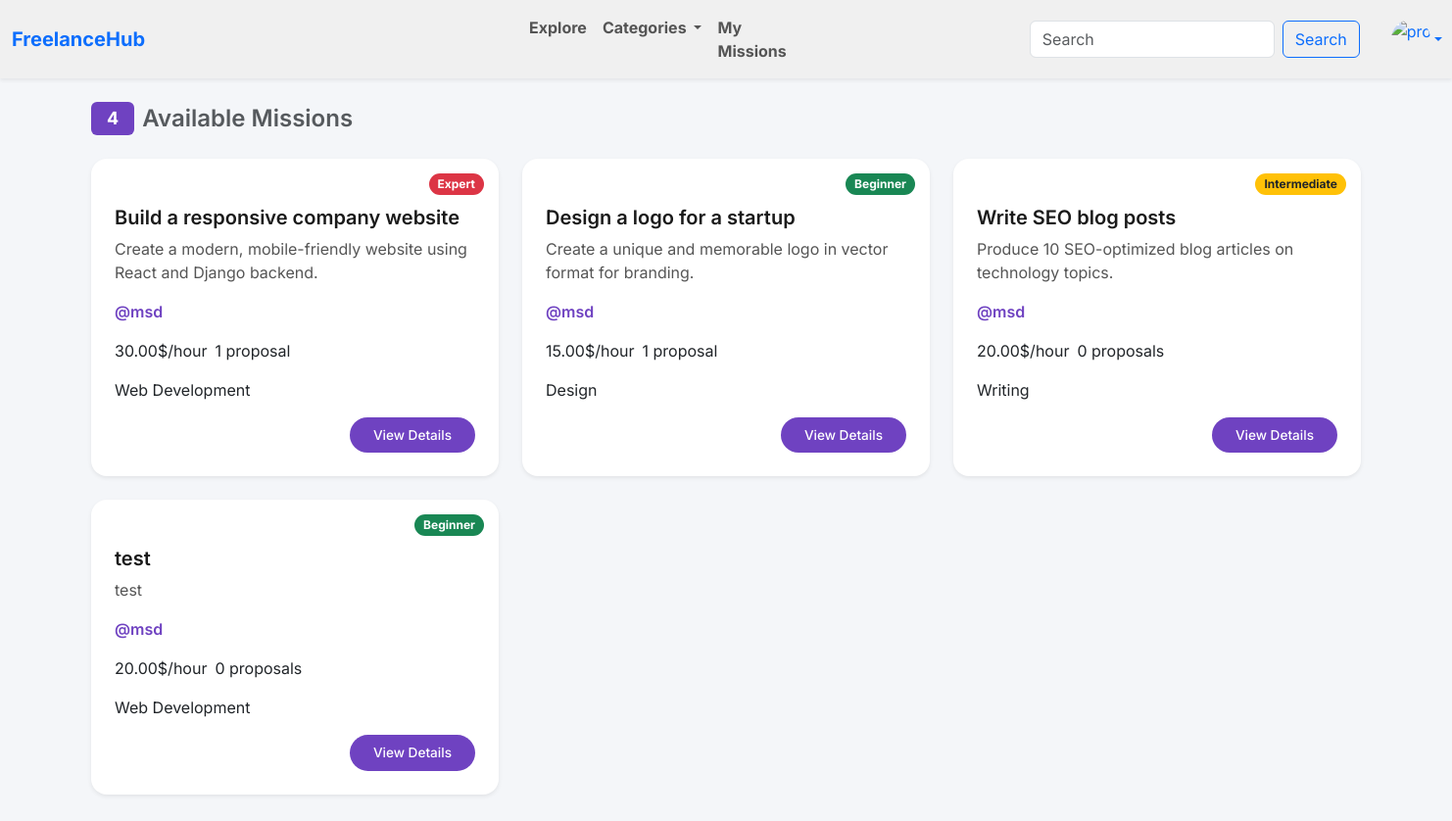
/freelancer/dashboard/ (signed in), run on an earlier commit of the app's database.
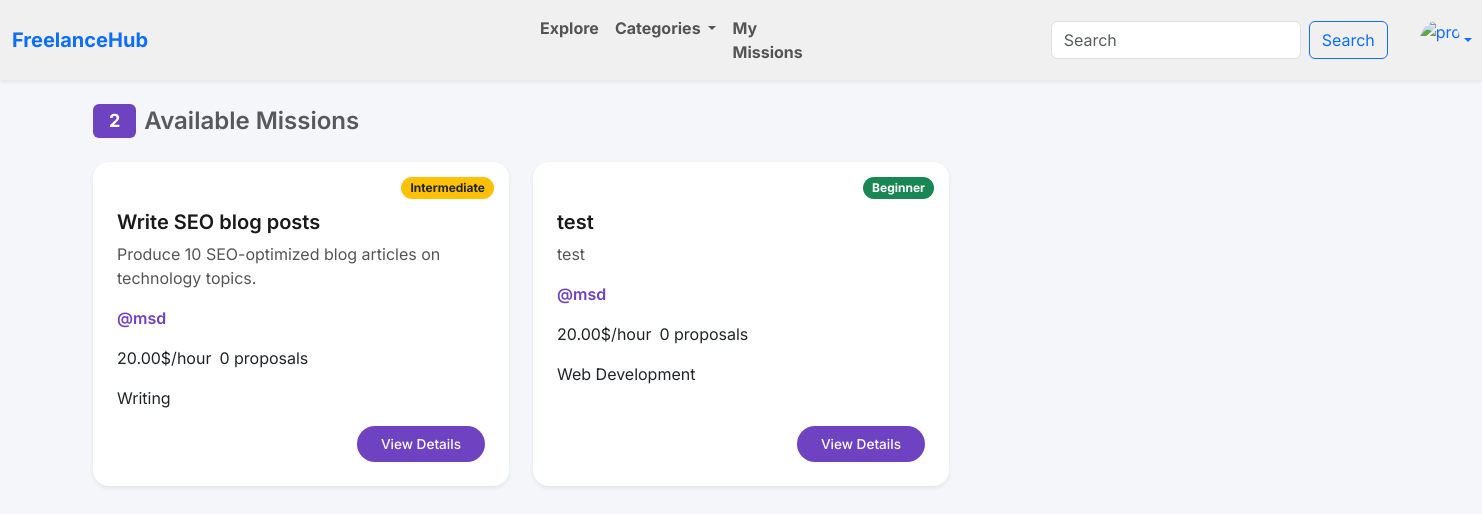
And on a later commit of the database.
### client/models.py (models this page shows)
class Mission(models.Model):
    LEVEL_CHOICES = [
        ('beginner', 'Beginner'),
        ('intermediate', 'Intermediate'),
        ('expert', 'Expert'),
    ]
    CATEGORY_CHOICES = [
        ('web_dev', 'Web Development'),
        ('design', 'Design'),
        ('writing', 'Writing'),
        ('marketing', 'Marketing'),
        ('other', 'other'),
    ]
    STATUS_CHOICES = [
        ('open', 'Open'),
        ('in_progress', 'In Progress'),
        ('completed', 'Completed'),
    ]
    client = models.ForeignKey(Client, on_delete=models.CASCADE, related_name='missions')
    title = models.CharField(max_length=255)
    description = models.TextField(blank=True)
    price = models.DecimalField(max_digits=8, decimal_places=2)
    category = models.CharField(max_length=255, choices=CATEGORY_CHOICES, default='other')
    level = models.CharField(max_length=15, choices=LEVEL_CHOICES, default='unknown')
    status = models.CharField(max_length=255, choices=STATUS_CHOICES, default='open')
    created_at = models.DateTimeField(auto_now_add=True)
    def get_level_badge_class(self):
        return {
            'beginner': 'bg-success',
            'intermediate': 'bg-warning text-dark',
            'expert': 'bg-danger'   ,
        }.get(self.level, 'bg-secondary')

class Client(models.Model):
    user = models.OneToOneField(User, on_delete=models.CASCADE)
    pfp = models.ImageField(upload_to='uploads/', default='uploads/default.jpg')
    company_name = models.CharField(max_length=255, default='not provided')
    phone_number = models.CharField(max_length=15, default='not provided')
    country = CountryField(default='MA',blank=True, null=True)
    bio = models.TextField(blank=True, default='No Bio provided')
    email = models.EmailField(blank=True, default='No Email provided', null=True)

### freelancer/views.py (the view)
# urls.py: path('dashboard/', views.dashboard, name='dashboard'),
@login_required
def dashboard(request):
    missions = Mission.objects.filter(status='open').annotate(proposal_count=Count('applications'))
    count = missions.count()
    return render(request, 'freelancer/dashboard.html', {'missions': missions, 'count': count})

### freelancer/templates/freelancer/dashboard.html (shortened to what this page needs)
{% extends 'main.html' %}
{% block nav %}
    {% include "navbar.html" with logged_in=True search=True %}
{% endblock %}
{% block content %}
    <div class="container mt-4">
        <h4 class="mb-4 d-flex align-items-center gap-2">
            <span class="badge badge-custom px-3 py-2">{{ count }}</span>
            <span class="text-muted">Available Missions</span>
        </h4>
        <div class="row g-4">
            {% for m in missions %}
                <div class="col-md-6 col-lg-4">
                    <div class="card mission-card card-hover h-100 shadow-sm border-0 rounded-4">
                        <div class="card-body d-flex flex-column justify-content-between pt-5 px-4 pb-4">
                            <span class="badge {{ m.get_level_badge_class }} position-absolute"
                                  style="top: 15px; right: 15px; z-index: 1; font-size: 0.75rem; padding: 0.4em 0.75em; border-radius: 50px;">
                                {{ m.level|title }}
                            </span>
                            <div>
                                <h5 class="card-title mb-2">{{ m.title }}</h5>
                                <p class="card-text text-muted-small mb-3">{{ m.description|truncatewords:18 }}</p>
                            </div>
                            <div class="mb-3">
                            <span tabindex="0"
                                  role="button"
                                  data-bs-toggle="popover"
                                  data-bs-trigger="focus"
                                  data-bs-html="true"
                                  data-bs-title="Contact Info"
                                  data-bs-custom-class="custom-popover"
                                  data-bs-content="<strong>Phone:</strong> {{ m.client.phone_number }}<br><strong>Company:</strong> {{ m.client.company_name }}"
                                  class="text-purple fw-semibold username-hover"
                                  style="cursor: pointer;">
                                @{{ m.client.user.username }}
                            </span>
                            </div>
                            <div class="mb-3 d-flex flex-wrap align-items-center gap-2">
                                <span class="price-tag">{{ m.price }}$/hour</span>
                                <span class="text-muted-small">{{ m.proposal_count }} proposal{{ m.proposal_count|pluralize }}</span>
                            </div>
                            <div class="mb-3">
                                <span class="mission-tag">{{ m.get_category_display }}</span>
                            </div>
                            <div class="text-end mt-auto">
                                <a href="{% url 'freelancer:mission_detail' m.pk %}"
                                   class="btn btn-view rounded-pill px-4 py-2">
                                    View Details
                                </a>
                            </div>
                        </div>
                    </div>
                </div>
            {% endfor %}
        </div>
    </div>
{% endblock content %}

What changed in the data, as far as the page shows it:
no longer on this page (row edited): Mission: level "Expert", title "Build a responsive company website", description "Create a modern, mobile-friendly website using React and Django backend.", client.user.username "msd", price "30.00", proposal_count "1", category "Web Development"
no longer on this page (row edited): Mission: level "Beginner", title "Design a logo for a startup", description "Create a unique and memorable logo in vector format for branding.", client.user.username "msd", price "15.00", proposal_count "1", category "Design"
Also different on the page:
{{ count }}: "4" → "2"
